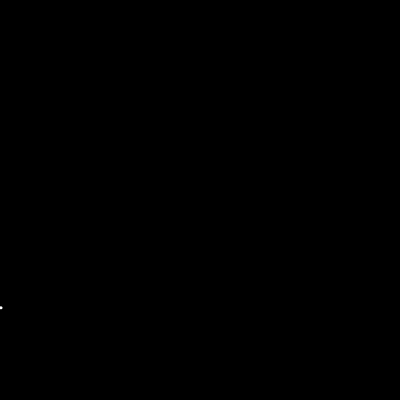
Frame 1 (no input)
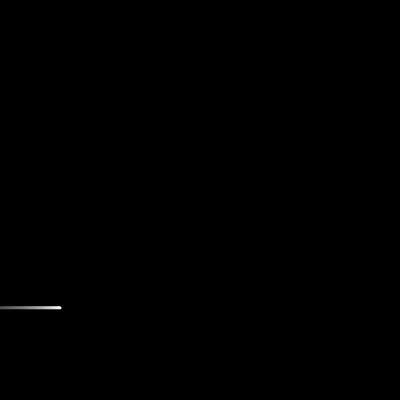
Frame 60 (no input)
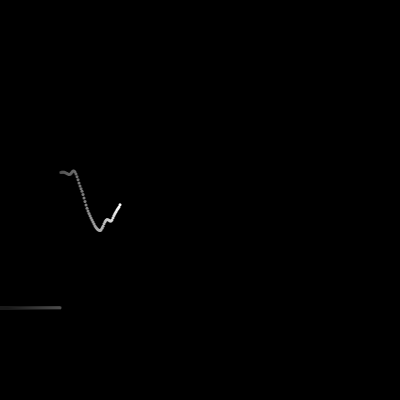
Frame 120 (the mouse pressed at the canvas centre since frame 60)

The p5.js sketch that drew these frames (run headless with seeded random() and noise() and a simulated clock; from frame 60 on, the mouse is pressed at the canvas centre):

// p5.js sketch
// ── sketch.js
function setup() {
  createCanvas(400, 400);
  background(0);
}

function draw() {
  background(0,5);
  noStroke();
  frameRate(50);
  if (mouseIsPressed) {
    ellipse(frameCount % width,height/2 + 200*(noise(frameCount/50)-0.5),3,3);
  } else {
  	ellipse(frameCount % width,height/1.3,3,3);
  }
}
